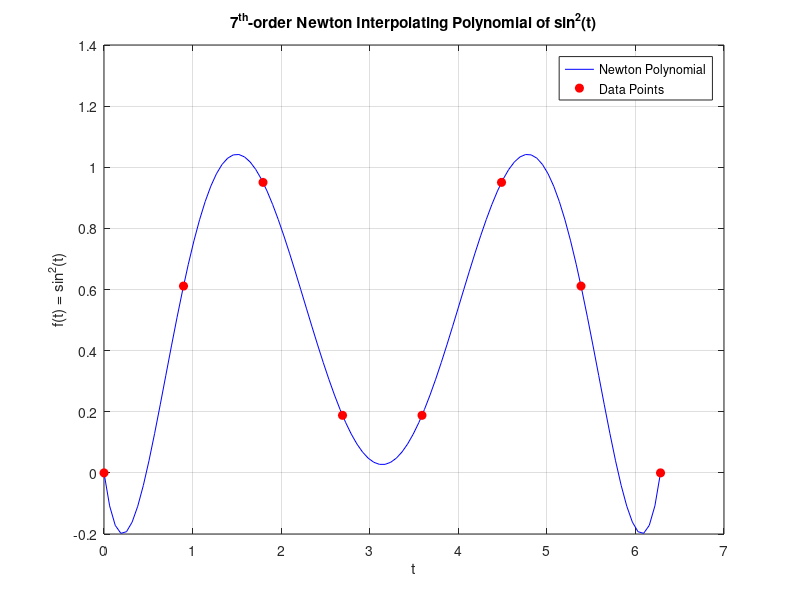

Reproduce this figure in MATLAB.
clc, clear, close all;
format long;

%% Data
t = linspace(0, 2*pi, 8);
f = sin(t).^2;
n = length(t);

%% Divided Difference Table Calculation
ddf = zeros(n,n);
ddf(:,1) = f';

for j = 2:n
    for i = 1:(n - j + 1)
        ddf(i,j) = ((ddf(i+1 , j-1) - ddf(i , j-1)) / (t(j+i-1) - t(i)));
    end
end

%% Calculation & Plot Data
coeff = ddf(1,:);

t_plot = linspace(min(t), max(t), 100);
f_plot = zeros(size(t_plot));

for i = 1:length(t_plot)
    ti = t_plot(i);
    sum = coeff(1);
    product_term = 1;
    for j = 2:n
        product_term = product_term * (ti - t(j-1));
        sum = sum + coeff(j) * product_term;
    end
    f_plot(i) = sum;
end

%% Plotting
figure;
plot(t_plot, f_plot, 'b-');
hold on;
plot(t , f , 'or', 'MarkerFaceColor', 'r');
legend('Newton Polynomial', 'Data Points', 'Location','best');
title('7^{th}-order Newton Interpolating Polynomial of sin^2(t)');
xlabel('t');
ylabel('f(t) = sin^2(t)');
grid on;